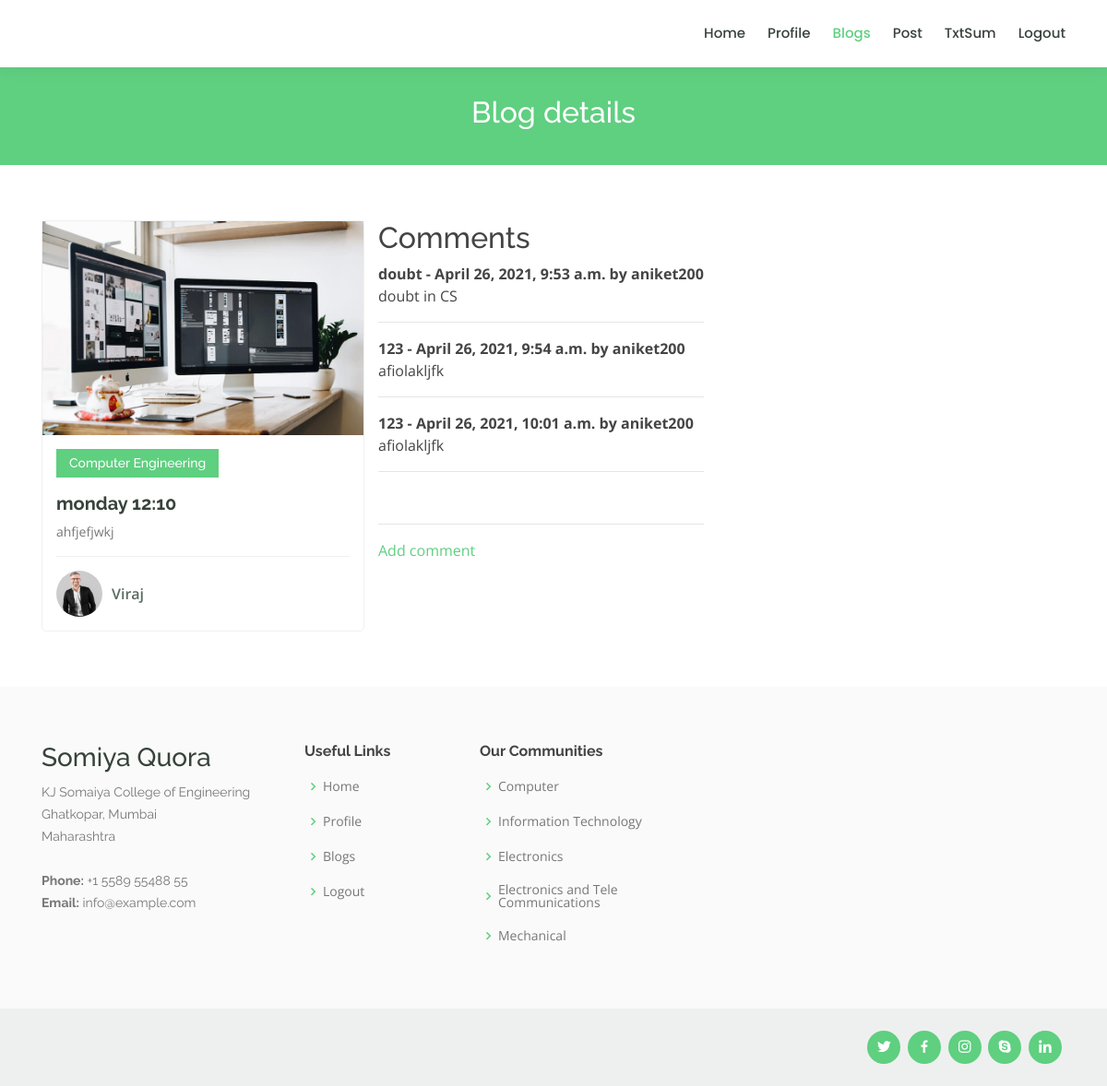
Page /post/14/ (signed in) on the committed database.
### quoraBlog/models.py (models this page shows, shortened)
class Post(models.Model):
    title = models.CharField(max_length=100)
    content = models.TextField()
    date_posted = models.DateTimeField(default=timezone.now)
    author = models.ForeignKey(User, on_delete=models.CASCADE)
    group = models.ForeignKey(Community, on_delete= models.CASCADE,null=True, blank=True)
    reports = models.ManyToManyField(User, related_name='blog_post')
    User.username = 'Viraj'

class Community(models.Model):
    title =  models.CharField(max_length=100,unique=True)
    description = models.TextField(blank=True, default='')
    def __str__(self):
        return self.title

class Comment(models.Model):
    post = models.ForeignKey(Post, related_name="comments", on_delete=models.CASCADE)
    name = models.CharField(max_length=255)
    content = models.TextField()
    date_posted = models.DateTimeField(auto_now_add=True)

### quoraBlog/views.py (the view)
# urls.py: path('post/<int:pk>/', PostDetailView.as_view(), name='post-detail'),
class PostDetailView(LoginRequiredMixin, DetailView):
    model = Post

### quoraBlog/templates/quoraBlog/post_detail.html (shortened to what this page needs)
{% load static %}
<!DOCTYPE html>
<html lang="en">
<head>
  <link href="{% static 'vendor/bootstrap/css/bootstrap.min.css' %}" rel="stylesheet">
  <link href="{% static 'vendor/icofont/icofont.min.css' %}" rel="stylesheet">
  <link href="{% static 'vendor/boxicons/css/boxicons.min.css' %}" rel="stylesheet">
  <link href="{% static 'vendor/owl.carousel/assets/owl.carousel.min.css' %}" rel="stylesheet">
  <link href="{% static 'vendor/animate.css/animate.min.css' %}" rel="stylesheet">
  <link href="{% static 'vendor/aos/aos.css' %}" rel="stylesheet">
  <link href="{% static 'vendor/remixicon/remixicon.css' %}" rel="stylesheet">
  <link rel="stylesheet" type="text/css" href="{% static 'css/blogs.css' %}">
</head>
<body>
  <header id="header" class="fixed-top">
    <div class="container d-flex align-items-center">
      <nav class="nav-menu d-none d-lg-block">
        <ul>
          {% if user.is_authenticated %}
          <li><a href="{% url 'home' %}">Home</a></li>
            <li><a href="{% url 'profile' %}">Profile</a></li>
            <li class="active"><a href="{% url 'blogs' %}">Blogs</a></li>
            <li ><a href="{% url 'post-create' %}">Post</a></li>
            <li ><a href="{% url 'txt_sum' %}">TxtSum</a></li>
            <li><a href="{% url 'logout' %}">Logout</a></li>
          {% else %}
            <li><a href="{% url 'login' %}" >Login</a></li>
            <li><a href="{% url 'register' %}" >Register</a></li>
          {% endif %}
        </ul>
      </nav>
    </div>
  </header>
  <main id="main" data-aos="fade-in">
    <div class="breadcrumbs">
      <div class="container">
        <h2>Blog details</h2>
      </div>
    </div>
    <section id="courses" class="courses">
      <div class="container" data-aos="fade-up">
        <div class="row" data-aos="zoom-in" data-aos-delay="100">
        <div class="col-lg-4 col-md-6 d-flex align-items-stretch">
          <div class="course-item">
            <img src="{% static 'img/course-1.jpg' %}" class="img-fluid" alt="...">
            <div class="course-content">
              <div class="d-flex justify-content-between align-items-center mb-3">
                <h4>{{ post.group }}</h4>
              </div>
              <h3><a href="{% url 'post-detail' post.id %}">{{ post.title }}</a></h3>
              <p>{{ post.content }}</p>
              <div class="trainer d-flex justify-content-between align-items-center">
                <div class="trainer-profile d-flex align-items-center">
                  <img src="{% static 'img/trainer-1.jpg' %}" class="img-fluid" alt="">
                  <span>{{ post.author }}</span>
                </div>
              </div>
            </div>
          </div>
        </div>
        <div class="column">
        <h2>Comments</h2>
        {% if not post.comments.all %}
          <p>No comments yet</p>
        {% else %}
          {% for comm in post.comments.all %}
            <strong>
            {{ comm.name }} - {{ comm.date_posted }} by {{ user.username}}
            </strong>
            <br/>
            {{ comm.content }}
            <br>
            <hr>
          {% endfor %}
        {% endif %}
        <br>
        <hr>
        <a href="{% url 'addComment' post.pk %}">Add comment</a>
      </div>
    </div>
  </main>
<footer id="footer">
  <div class="footer-top">
    <div class="container">
      <div class="row">
        <div class="col-lg-3 col-md-6 footer-contact">
          <h3>Somiya Quora</h3>
          <p>
            KJ Somaiya College of Engineering <br>
            Ghatkopar, Mumbai<br>
            Maharashtra <br><br>
            <strong>Phone:</strong> +1 5589 55488 55<br>
            <strong>Email:</strong> info@example.com<br>
          </p>
        </div>
        <div class="col-lg-2 col-md-6 footer-links">
          <h4>Useful Links</h4>
          <ul>
            <li><i class="bx bx-chevron-right"></i> <a href="#">Home</a></li>
            <li><i class="bx bx-chevron-right"></i> <a href="#">Profile</a></li>
            <li><i class="bx bx-chevron-right"></i> <a href="#">Blogs</a></li>
            <li><i class="bx bx-chevron-right"></i> <a href="#">Logout</a></li>
          </ul>
        </div>
        <div class="col-lg-3 col-md-6 footer-links">
          <h4>Our Communities</h4>
          <ul>
            <li><i class="bx bx-chevron-right"></i> <a href="#">Computer</a></li>
            <li><i class="bx bx-chevron-right"></i> <a href="#">Information Technology</a></li>
            <li><i class="bx bx-chevron-right"></i> <a href="#">Electronics</a></li>
            <li><i class="bx bx-chevron-right"></i> <a href="#">Electronics and Tele Communications</a></li>
            <li><i class="bx bx-chevron-right"></i> <a href="#">Mechanical</a></li>
          </ul>
        </div>
      </div>
    </div>
  </div>
  <div class="container d-md-flex py-4">
    <div class="social-links text-center text-md-right pt-3 pt-md-0">
      <a href="#" class="twitter"><i class="bx bxl-twitter"></i></a>
      <a href="#" class="facebook"><i class="bx bxl-facebook"></i></a>
      <a href="#" class="instagram"><i class="bx bxl-instagram"></i></a>
      <a href="#" class="google-plus"><i class="bx bxl-skype"></i></a>
      <a href="#" class="linkedin"><i class="bx bxl-linkedin"></i></a>
    </div>
  </div>
</footer>
</body>
</html>

### quoraBlog/static/css/blogs.css (style rules this page uses)
body { font-family: "Open Sans", sans-serif; color: #444444; }
a { color: #5fcf80; }
h1, h2, h3, h4, h5, h6 { font-family: "Raleway", sans-serif; }
#header { background: #fff; transition: all 0.5s; z-index: 997; padding: 15px 0; box-shadow: 0px 0 18px rgba(55, 66, 59, 0.08); }
.nav-menu ul { margin: 0; padding: 0; list-style: none; }
.nav-menu > ul { display: flex; }
.nav-menu > ul > li { position: relative; white-space: nowrap; padding: 10px 0 10px 24px; }
.nav-menu a { display: block; position: relative; color: #37423b; transition: 0.3s; font-size: 15px; font-family: "Poppins", sans-serif; font-weight: 500; }
.nav-menu a:hover, .nav-menu .active > a, .nav-menu li:hover > a { color: #5fcf80; }
.mobile-nav { position: fixed; top: 55px; right: 15px; bottom: 15px; left: 15px; z-index: 9999; overflow-y: auto; background: #fff; transition: ease-in-out 0.2s; opacity: 0; visibility: hidden; border-radius: 10px; padding: 10px 0; }
.mobile-nav * { margin: 0; padding: 0; list-style: none; }
.mobile-nav a { display: block; position: relative; color: #37423b; padding: 10px 20px; font-weight: 500; outline: none; }
.mobile-nav a:hover, .mobile-nav .active > a, .mobile-nav li:hover > a { color: #5fcf80; text-decoration: none; }
section { padding: 60px 0; overflow: hidden; }
.breadcrumbs { margin-top: 73px; text-align: center; background: #5fcf80; padding: 30px 0; color: #fff; }
.breadcrumbs h2 { font-size: 32px; font-weight: 500; }
.courses .course-item { border-radius: 5px; border: 1px solid #eef0ef; }
.courses .course-content { padding: 15px; }
.courses .course-content h3 { font-weight: 700; font-size: 20px; }
.courses .course-content h3 a { color: #37423b; transition: 0.3s; }
.courses .course-content p { font-size: 14px; color: #777777; }
.courses .course-content h4 { font-size: 14px; background: #5fcf80; padding: 7px 14px; color: #fff; margin: 0; }
.courses .trainer { padding-top: 15px; border-top: 1px solid #eef0ef; }
.courses .trainer .trainer-profile img { max-width: 50px; border-radius: 50px; }
.courses .trainer .trainer-profile span { padding-left: 10px; font-weight: 600; font-size: 16px; color: #5a6c60; }
#footer { color: #37423b; font-size: 14px; background: #eef0ef; }
#footer .footer-top { padding: 60px 0 30px 0; background: #f9faf9; }
#footer .footer-top .footer-contact { margin-bottom: 30px; }
#footer .footer-top .footer-contact p { font-size: 14px; line-height: 24px; margin-bottom: 0; font-family: "Raleway", sans-serif; color: #777777; }
#footer .footer-top h4 { font-size: 16px; font-weight: bold; color: #444444; position: relative; padding-bottom: 12px; }
#footer .footer-top .footer-links { margin-bottom: 30px; }
#footer .footer-top .footer-links ul { list-style: none; padding: 0; margin: 0; }
#footer .footer-top .footer-links ul i { padding-right: 2px; color: #5fcf80; font-size: 18px; line-height: 1; }
#footer .footer-top .footer-links ul li { padding: 10px 0; display: flex; align-items: center; }
#footer .footer-top .footer-links ul li:first-child { padding-top: 0; }
#footer .footer-top .footer-links ul a { color: #777777; transition: 0.3s; display: inline-block; line-height: 1; }
#footer .social-links a { font-size: 18px; display: inline-block; background: #5fcf80; color: #fff; line-height: 1; padding: 8px 0; margin-right: 4px; border-radius: 50%; text-align: center; width: 36px; height: 36px; transition: 0.3s; }

### rows in the picture
Post: group "Computer Engineering", title "monday 12:10", content "ahfjefjwkj", author "Viraj"
Comment: name "doubt", date_posted "April 26, 2021, 9:53 a.m.", content "doubt in CS"
Comment: name "123", date_posted "April 26, 2021, 9:54 a.m.", content "afiolakljfk"
Comment: name "123", date_posted "April 26, 2021, 10:01 a.m.", content "afiolakljfk"

### other values in the picture
{{ user.username }} "aniket200"
